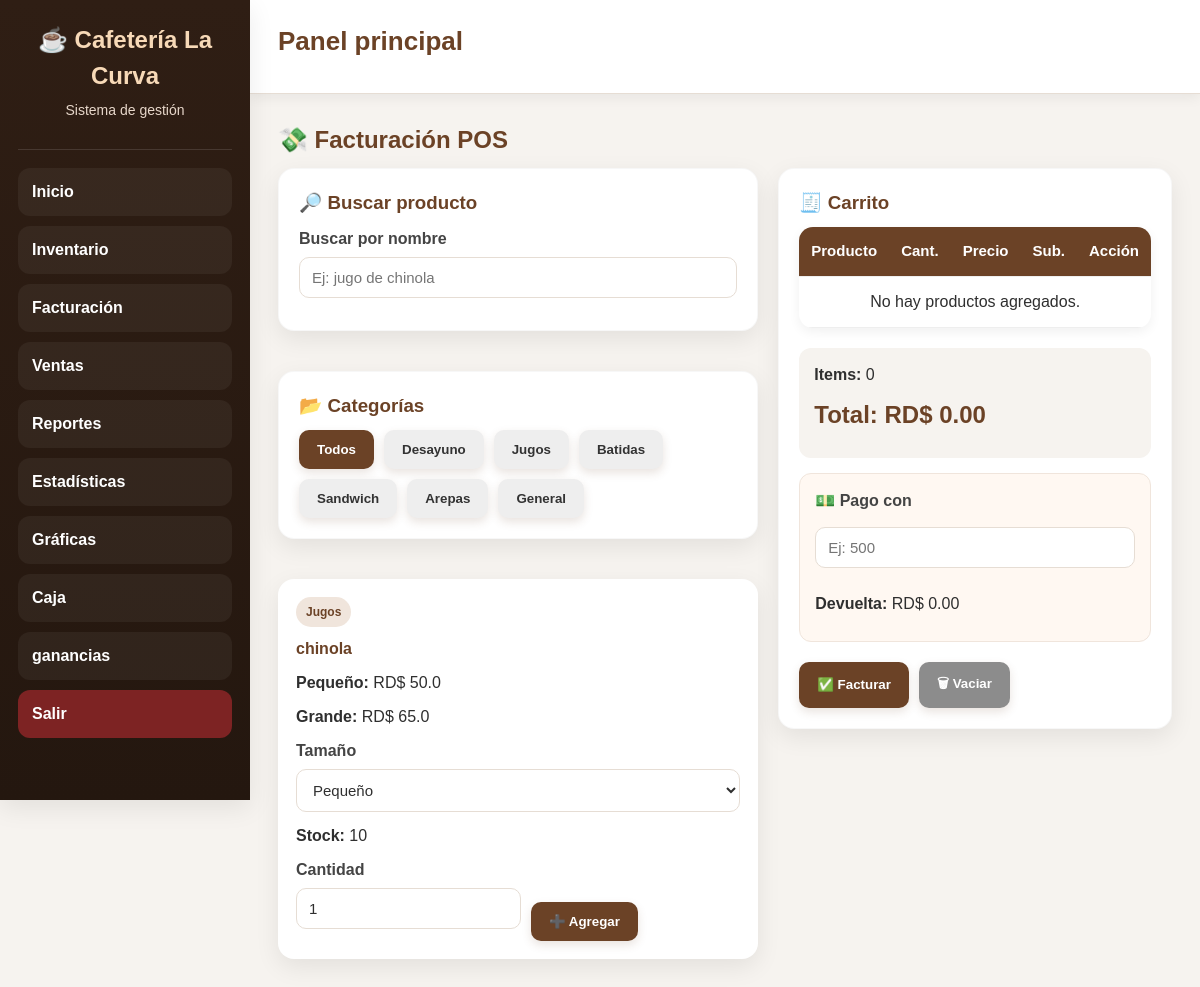
Page /facturacion (signed in) on the committed database.
### tables this page shows
CREATE TABLE productos(
            id INTEGER PRIMARY KEY AUTOINCREMENT,
            nombre TEXT UNIQUE,
            precio REAL DEFAULT 0,
            stock INTEGER DEFAULT 0,
            tipo TEXT DEFAULT 'General',
            precio_pequeno REAL DEFAULT 0,
            precio_grande REAL DEFAULT 0,
            inversion_total REAL DEFAULT 0,
            costo_unitario REAL DEFAULT 0
        );

### app.py (the view)
@app.route("/facturacion")
def facturacion():
    if "usuario" not in session:
        return redirect("/")
    conn = None
    try:
        conn = conectar_seguro()
        c = conn.cursor()
        c.execute("SELECT * FROM productos ORDER BY tipo, nombre")
        productos = c.fetchall()
        return render_template("facturacion.html", productos=productos)
    except Exception as e:
        return f"Error en facturación: {e}"
    finally:
        if conn:
            conn.close()

### app.py (called while the page is built)
def conectar_seguro():
    conn = conectar()
    try:
        conn.execute("PRAGMA foreign_keys = ON")
    except Exception:
        pass
    return conn

@app.before_request
def proteger_rutas():
    if request.path.startswith("/static/"):
        return None
    rutas_libres = ["/"]
    if request.path not in rutas_libres and "usuario" not in session:
        return redirect("/")

### database.py (called while the page is built)
def conectar():
    database_url = os.getenv("DATABASE_URL")
    if database_url and psycopg2:
        conn = psycopg2.connect(database_url)
        conn.autocommit = False
        return ConnectionCompat(conn)
    conn = sqlite3.connect("cafeteria.db", timeout=30)
    conn.row_factory = sqlite3.Row
    return conn

### templates/facturacion.html (shortened to what this page needs)
{% extends "base.html" %}
{% block content %}
<h2>💸 Facturación POS</h2>
<div class="pos-layout">
    <div class="pos-left">
        <div class="form-box">
            <h3>🔎 Buscar producto</h3>
            <label for="buscarProducto">Buscar por nombre</label>
            <input
                type="text"
                id="buscarProducto"
                name="buscarProducto"
                placeholder="Ej: jugo de chinola"
                title="Buscar producto por nombre"
            >
        </div>
        <div class="form-box">
            <h3>📂 Categorías</h3>
            <div class="categorias">
                <button type="button" class="categoria-btn active" data-categoria="Todos">Todos</button>
                <button type="button" class="categoria-btn" data-categoria="Desayuno">Desayuno</button>
                <button type="button" class="categoria-btn" data-categoria="Jugos">Jugos</button>
                <button type="button" class="categoria-btn" data-categoria="Batidas">Batidas</button>
                <button type="button" class="categoria-btn" data-categoria="Sandwich">Sandwich</button>
                <button type="button" class="categoria-btn" data-categoria="Arepas">Arepas</button>
                <button type="button" class="categoria-btn" data-categoria="General">General</button>
            </div>
        </div>
        <div class="productos-grid" id="productosGrid">
            {% for p in productos %}
            <div
                class="producto-card"
                id="producto-{{ p[0] }}"
                data-id="{{ p[0] }}"
                data-nombre="{{ p[1] }}"
                data-precio="{{ p[2] }}"
                data-stock="{{ p[3] }}"
                data-tipo="{{ p[4] if p|length > 4 else 'General' }}"
                data-precio-pequeno="{{ p[5] if p|length > 5 else 0 }}"
                data-precio-grande="{{ p[6] if p|length > 6 else 0 }}"
            >
                <div class="producto-tipo">
                    {{ p[4] if p|length > 4 else 'General' }}
                </div>
                <h4>{{ p[1] }}</h4>
                {% if p[4] == "Jugos" %}
                    <p><strong>Pequeño:</strong> RD$ {{ p[5] }}</p>
                    <p><strong>Grande:</strong> RD$ {{ p[6] }}</p>
                    <label for="tamano-{{ p[0] }}">Tamaño</label>
                    <select
                        id="tamano-{{ p[0] }}"
                        name="tamano-{{ p[0] }}"
                        title="Selecciona el tamaño del jugo {{ p[1] }}"
                    >
                        <option value="pequeno">Pequeño</option>
                    </select>
                {% else %}
                    <p><strong>Precio:</strong> RD$ {{ p[2] }}</p>
                {% endif %}
                <p><strong>Stock:</strong> {{ p[3] }}</p>
                <div class="producto-actions">
                    <div class="cantidad-box">
                        <label for="cant-{{ p[0] }}">Cantidad</label>
                        <input
                            type="number"
                            min="1"
                            value="1"
                            class="cantidad-input"
                            id="cant-{{ p[0] }}"
                            name="cant-{{ p[0] }}"
                            placeholder="Cantidad"
                            title="Cantidad del producto {{ p[1] }}"
                        >
                    </div>
                    <button
                        type="button"
                        class="btn-agregar-producto"
                        data-id="{{ p[0] }}"
                    >
                        ➕ Agregar
                    </button>
                </div>
            </div>
            {% endfor %}
        </div>
    </div>
    <div class="pos-right">
        <div class="card sticky-card">
            <h3>🧾 Carrito</h3>
            <table>
                <thead>
                    <tr>
                        <th>Producto</th>
                        <th>Cant.</th>
                        <th>Precio</th>
                        <th>Sub.</th>
                        <th>Acción</th>
                    </tr>
                </thead>
                <tbody id="carritoBody">
                </tbody>
            </table>
            <div class="total-box">
                <p><strong>Items:</strong> <span id="cantidadItems">0</span></p>
                <h2>Total: RD$ <span id="totalGeneral">0.00</span></h2>
            </div>
            <div class="pago-box">
                <label for="pagoCon"><strong>💵 Pago con</strong></label>
                <input
                    type="number"
                    id="pagoCon"
                    name="pagoCon"
                    min="0"
                    step="0.01"
                    value=""
                    placeholder="Ej: 500"
                    title="Monto pagado por el cliente"
                >
                <div class="pago-resumen">
                    <p><strong>Devuelta:</strong> RD$ <span id="devuelta">0.00</span></p>
                </div>
            </div>
            <div class="acciones">
                <button type="button" id="btnFacturar">✅ Facturar</button>
                <button type="button" class="link-btn sec" id="btnVaciar">🗑 Vaciar</button>
            </div>
        </div>
    </div>
</div>
{% endblock %}

### static/css/style.css (style rules this page uses)
:root { --principal:#6b4226; --principal-oscuro:#55331d; --secundario:#8b5e3c; --fondo:#f6f3ef; --blanco:#ffffff; --texto:#2f2f2f; --texto-suave:#6b7280; --suave:#fdf7f3; --borde:#e6ddd4; --exito:#1f7a37; --info:#1565c0; --alerta:#c62828; --advertencia:#8a6d1d; --sidebar:#2f1e14; --sidebar-hover:#4a2d1b; --sidebar-activo:#6b4226; --topbar:#ffffff; --sombra:0 8px 24px rgba(0,0,0,0.08); --sombra-suave:0 4px 12px rgba(0,0,0,0.06); --radio:16px; --radio-sm:10px; --ancho-sidebar:250px; --transicion:0.25s ease; }
* { box-sizing:border-box; margin:0; padding:0; }
html { scroll-behavior:smooth; }
body { font-family:Arial, sans-serif; background:var(--fondo); color:var(--texto); line-height:1.5; }
.card, .form-box, .tabla-box, .buscador, .filtro, .ticket, .factura-container, .login-box, .panel, .resumen-box, .box { background:var(--blanco); padding:20px; border-radius:var(--radio); box-shadow:var(--sombra); margin-bottom:20px; border:1px solid rgba(0,0,0,0.03); }
.card { transition:transform var(--transicion), box-shadow var(--transicion), background var(--transicion); }
h1,h2,h3,h4 { color:var(--principal); margin-bottom:10px; }
p { margin-bottom:10px; }
label { display:block; margin-bottom:6px; font-weight:bold; color:#444; }
input, select, textarea { width:100%; padding:11px 12px; border:1px solid var(--borde); border-radius:10px; font-size:15px; background:#fff; color:var(--texto); transition:border-color var(--transicion), box-shadow var(--transicion), background var(--transicion); margin-bottom:12px; }
button, .btn, .link-btn { display:inline-flex; align-items:center; justify-content:center; gap:8px; background:var(--principal); color:var(--blanco); border:none; padding:12px 18px; border-radius:10px; cursor:pointer; font-weight:bold; transition:background var(--transicion), transform var(--transicion), box-shadow var(--transicion); box-shadow:0 4px 10px rgba(107,66,38,0.15); }
.link-btn.sec, .btn-sec { background:#8c8c8c; }
.acciones { margin-top:20px; display:flex; gap:10px; flex-wrap:wrap; }
table { width:100%; border-collapse:collapse; background:var(--blanco); border-radius:14px; overflow:hidden; box-shadow:var(--sombra-suave); }
th, td { padding:13px 12px; border-bottom:1px solid #eee; text-align:center; }
th { background:var(--principal); color:var(--blanco); font-size:15px; }

### templates/facturacion.html (style rules this page uses)
.pos-layout { display:grid; grid-template-columns:2fr 1fr; gap:20px; }
.pos-left, .pos-right { display:flex; flex-direction:column; gap:20px; }
.categorias { display:flex; flex-wrap:wrap; gap:10px; }
.categoria-btn { background:#eee; color:#333; }
.categoria-btn.active { background:#6b4226; color:white; }
.productos-grid { display:grid; grid-template-columns:repeat(auto-fit, minmax(220px, 1fr)); gap:18px; }
.producto-card { background:white; border-radius:16px; box-shadow:0 8px 24px rgba(0,0,0,0.08); padding:18px; transition:0.2s; }
.producto-card h4 { margin:10px 0; color:#6b4226; }
.producto-tipo { display:inline-block; background:#f0e5dc; color:#6b4226; padding:6px 10px; border-radius:999px; font-size:12px; font-weight:bold; }
.producto-actions { display:flex; gap:10px; margin-top:10px; align-items:end; flex-wrap:wrap; }
.cantidad-box { min-width:90px; }
.cantidad-input { width:100%; }
.total-box { margin-top:20px; padding:15px; border-radius:12px; background:#f6f3ef; }
.pago-box { margin-top:15px; padding:15px; border-radius:12px; background:#fff8f2; border:1px solid #f0e5dc; }
.pago-box input { width:100%; margin-top:8px; }
.pago-resumen { margin-top:12px; }
.sticky-card { position:sticky; top:20px; }

### rows in the picture
productos: tipo "Jugos", nombre "chinola", precio_pequeno "50.0", precio_grande "65.0", id+nombre "Pequeño", stock "10"
